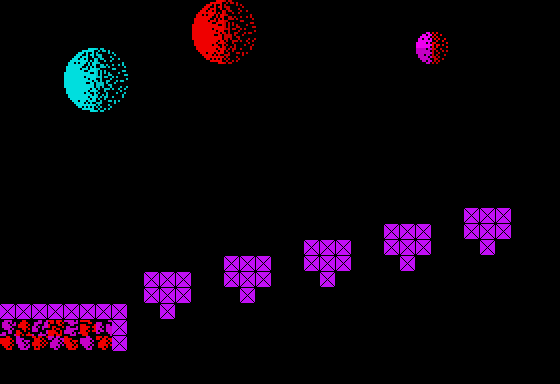

This is a level from a 2D game, rendered from its Tiled map with the project's own tilesets. A one-line summary and the map file follow, with tile-layer data summarised:
An orthogonal 35x24 tile map with 16x16 px tiles, 4 tile layers (Stars, Tile Layer 1, Tile Layer 2, Collision), 31 tilesets and 8 objects (5x ship_fire, vitorc, grenade_pack, ammo_pack).

<map version="1.0" orientation="orthogonal" width="35" height="24" tilewidth="16" tileheight="16">
 <properties>
  <property name="background_color" value="#000000" />
  <property name="nextLevel" value="L02S04" />
 </properties>
 <tileset firstgid="1" name="tiles" tilewidth="16" tileheight="16">
  <image source="../images/tiles.gif" width="240" height="512" />
 </tileset>
 <tileset firstgid="481" name="metatiles" tilewidth="16" tileheight="16">
  <image source="../images/metatiles.gif" width="128" height="16" />
  <tile id="0">
   <properties>
    <property name="type" value="solid" />
   </properties>
  </tile>
 </tileset>
 <tileset firstgid="489" name="ship" tilewidth="176" tileheight="128">
  <image source="../images/ship.gif" width="176" height="128" />
 </tileset>
 <tileset firstgid="490" name="ship_fire" tilewidth="16" tileheight="32">
  <image source="../images/ship_fire.gif" width="48" height="128" />
 </tileset>
 <tileset firstgid="502" name="light" tilewidth="16" tileheight="16">
  <image source="../images/light.gif" width="128" height="32" />
 </tileset>
 <tileset firstgid="518" name="vitorc" tilewidth="48" tileheight="64">
  <image source="../images/vitorc.gif" width="528" height="64" />
 </tileset>
 <tileset firstgid="529" name="turret" tilewidth="96" tileheight="80">
  <image source="../images/turret.gif" width="96" height="80" />
 </tileset>
 <tileset firstgid="530" name="cocoon" tilewidth="80" tileheight="128">
  <image source="../images/cocoon.gif" width="80" height="128" />
 </tileset>
 <tileset firstgid="531" name="radar" tilewidth="80" tileheight="128">
  <image source="../images/radar.gif" width="80" height="128" />
 </tileset>
 <tileset firstgid="532" name="rocket" tilewidth="64" tileheight="96">
  <image source="../images/rocket.gif" width="64" height="96" />
 </tileset>
 <tileset firstgid="533" name="grenade_pack" tilewidth="32" tileheight="32">
  <image source="../images/grenade_pack.gif" width="32" height="32" />
 </tileset>
 <tileset firstgid="534" name="teleport" tilewidth="64" tileheight="96">
  <image source="../images/teleport.gif" width="512" height="96" />
 </tileset>
 <tileset firstgid="542" name="piston" tilewidth="48" tileheight="64">
  <image source="../images/piston.gif" width="48" height="64" />
 </tileset>
 <tileset firstgid="543" name="bubble" tilewidth="32" tileheight="32">
  <image source="../images/bubble.gif" width="96" height="192" />
 </tileset>
 <tileset firstgid="561" name="rocks" tilewidth="16" tileheight="16">
  <image source="../images/rocks.gif" width="512" height="48" />
 </tileset>
 <tileset firstgid="657" name="incubator" tilewidth="64" tileheight="96">
  <image source="../images/incubator.gif" width="64" height="96" />
 </tileset>
 <tileset firstgid="658" name="ammo_pack" tilewidth="32" tileheight="32">
  <image source="../images/ammo_pack.gif" width="32" height="32" />
 </tileset>
 <tileset firstgid="659" name="double_launcher" tilewidth="64" tileheight="48">
  <image source="../images/double_launcher.gif" width="64" height="48" />
 </tileset>
 <tileset firstgid="660" name="mine" tilewidth="32" tileheight="16">
  <image source="../images/mine.gif" width="32" height="16" />
 </tileset>
 <tileset firstgid="661" name="missile_guidance" tilewidth="64" tileheight="64">
  <image source="../images/missile_guidance.gif" width="64" height="64" />
 </tileset>
 <tileset firstgid="662" name="gate" tilewidth="16" tileheight="16">
  <image source="../images/gate.gif" width="176" height="144" />
 </tileset>
 <tileset firstgid="761" name="interceptor" tilewidth="32" tileheight="32">
  <image source="../images/interceptor.gif" width="96" height="192" />
 </tileset>
 <tileset firstgid="779" name="jellyfish" tilewidth="32" tileheight="32">
  <image source="../images/jellyfish.gif" width="96" height="192" />
 </tileset>
 <tileset firstgid="797" name="egg" tilewidth="16" tileheight="16">
  <image source="../images/egg.png" width="32" height="16" />
 </tileset>
 <tileset firstgid="799" name="waggon" tilewidth="64" tileheight="80">
  <image source="../images/waggon.gif" width="64" height="80" />
 </tileset>
 <tileset firstgid="800" name="combined_launcher_top" tilewidth="80" tileheight="32">
  <image source="../images/combined_launcher_top.gif" width="80" height="32" />
 </tileset>
 <tileset firstgid="801" name="combined_launcher_bottom" tilewidth="96" tileheight="32">
  <image source="../images/combined_launcher_bottom.gif" width="96" height="32" />
 </tileset>
 <tileset firstgid="802" name="square_light" tilewidth="16" tileheight="16">
  <image source="../images/square_light.gif" width="128" height="16" />
 </tileset>
 <tileset firstgid="810" name="discharge" tilewidth="64" tileheight="32">
  <image source="../images/discharge.gif" width="320" height="256" />
 </tileset>
 <tileset firstgid="850" name="fungus" tilewidth="48" tileheight="64">
  <image source="../images/fungus.gif" width="48" height="64" />
 </tileset>
 <tileset firstgid="851" name="louse" tilewidth="32" tileheight="32">
  <image source="../images/louse.gif" width="96" height="192" />
 </tileset>
 <layer name="Stars" width="35" height="24">
  <data>[840 cells, 0 non-empty, 0 distinct tile ids]</data>
 </layer>
 <objectgroup name="Object Layer 3" width="35" height="24" />
 <layer name="Tile Layer 1" width="35" height="24">
  <data>[840 cells, 100 non-empty, 37 distinct tile ids]</data>
 </layer>
 <objectgroup color="#a41e0c" name="Object Layer 1" width="35" height="24">
  <object name="vitorc" gid="518" x="0" y="304" />
  <object name="ship_fire" gid="494" x="160" y="352" />
  <object name="ship_fire" gid="494" x="240" y="336" />
  <object name="ship_fire" gid="494" x="320" y="320" />
  <object name="ship_fire" gid="494" x="400" y="304" />
  <object name="ship_fire" gid="494" x="480" y="288" />
  <object name="grenade_pack" gid="533" x="464" y="208" />
  <object name="ammo_pack" gid="658" x="304" y="240" />
 </objectgroup>
 <objectgroup name="Object Layer 2" width="35" height="24" />
 <layer name="Tile Layer 2" width="35" height="24">
  <data>[840 cells, 70 non-empty, 34 distinct tile ids]</data>
 </layer>
 <objectgroup name="Object Layer 4" width="35" height="24" />
 <layer name="Collision" width="35" height="24">
  <data>[840 cells, 45 non-empty, 1 distinct tile ids]</data>
 </layer>
</map>
